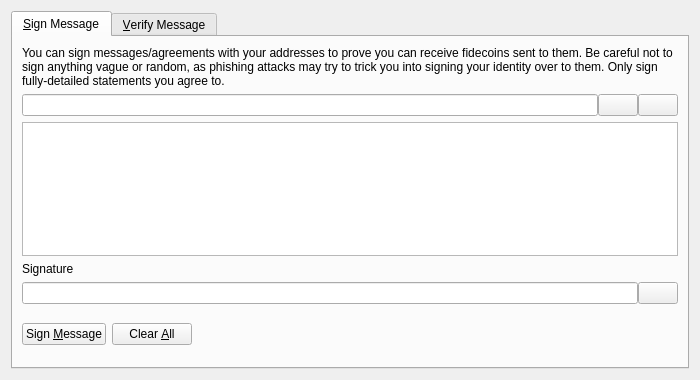
<?xml version="1.0" encoding="UTF-8"?>
<ui version="4.0">
 <class>SignVerifyMessageDialog</class>
 <widget class="QDialog" name="SignVerifyMessageDialog">
  <property name="geometry">
   <rect>
    <x>0</x>
    <y>0</y>
    <width>700</width>
    <height>380</height>
   </rect>
  </property>
  <property name="windowTitle">
   <string>Signatures - Sign / Verify a Message</string>
  </property>
  <property name="modal">
   <bool>true</bool>
  </property>
  <layout class="QVBoxLayout" name="verticalLayout">
   <item>
    <widget class="QTabWidget" name="tabWidget">
     <property name="currentIndex">
      <number>0</number>
     </property>
     <widget class="QWidget" name="tabSignMessage">
      <attribute name="title">
       <string>&amp;Sign Message</string>
      </attribute>
      <layout class="QVBoxLayout" name="verticalLayout_SM">
       <item>
        <widget class="QLabel" name="infoLabel_SM">
         <property name="text">
          <string>You can sign messages/agreements with your addresses to prove you can receive fidecoins sent to them. Be careful not to sign anything vague or random, as phishing attacks may try to trick you into signing your identity over to them. Only sign fully-detailed statements you agree to.</string>
         </property>
         <property name="textFormat">
          <enum>Qt::PlainText</enum>
         </property>
         <property name="wordWrap">
          <bool>true</bool>
         </property>
        </widget>
       </item>
       <item>
        <layout class="QHBoxLayout" name="horizontalLayout_1_SM">
         <property name="spacing">
          <number>0</number>
         </property>
         <item>
          <widget class="QValidatedLineEdit" name="addressIn_SM">
           <property name="toolTip">
            <string>The Fidecoin address to sign the message with</string>
           </property>
          </widget>
         </item>
         <item>
          <widget class="QPushButton" name="addressBookButton_SM">
           <property name="toolTip">
            <string>Choose previously used address</string>
           </property>
           <property name="text">
            <string/>
           </property>
           <property name="icon">
            <iconset resource="../bitcoin.qrc">
             <normaloff>:/icons/address-book</normaloff>:/icons/address-book</iconset>
           </property>
           <property name="shortcut">
            <string>Alt+A</string>
           </property>
           <property name="autoDefault">
            <bool>false</bool>
           </property>
          </widget>
         </item>
         <item>
          <widget class="QPushButton" name="pasteButton_SM">
           <property name="toolTip">
            <string>Paste address from clipboard</string>
           </property>
           <property name="text">
            <string/>
           </property>
           <property name="icon">
            <iconset resource="../bitcoin.qrc">
             <normaloff>:/icons/editpaste</normaloff>:/icons/editpaste</iconset>
           </property>
           <property name="shortcut">
            <string>Alt+P</string>
           </property>
           <property name="autoDefault">
            <bool>false</bool>
           </property>
          </widget>
         </item>
        </layout>
       </item>
       <item>
        <widget class="QPlainTextEdit" name="messageIn_SM">
         <property name="toolTip">
          <string>Enter the message you want to sign here</string>
         </property>
        </widget>
       </item>
       <item>
        <widget class="QLabel" name="signatureLabel_SM">
         <property name="text">
          <string>Signature</string>
         </property>
         <property name="textFormat">
          <enum>Qt::PlainText</enum>
         </property>
        </widget>
       </item>
       <item>
        <layout class="QHBoxLayout" name="horizontalLayout_2_SM">
         <property name="spacing">
          <number>0</number>
         </property>
         <item>
          <widget class="QLineEdit" name="signatureOut_SM">
           <property name="font">
            <font>
             <italic>true</italic>
            </font>
           </property>
           <property name="readOnly">
            <bool>true</bool>
           </property>
          </widget>
         </item>
         <item>
          <widget class="QPushButton" name="copySignatureButton_SM">
           <property name="toolTip">
            <string>Copy the current signature to the system clipboard</string>
           </property>
           <property name="text">
            <string/>
           </property>
           <property name="icon">
            <iconset resource="../bitcoin.qrc">
             <normaloff>:/icons/editcopy</normaloff>:/icons/editcopy</iconset>
           </property>
           <property name="autoDefault">
            <bool>false</bool>
           </property>
          </widget>
         </item>
        </layout>
       </item>
       <item>
        <layout class="QHBoxLayout" name="horizontalLayout_3_SM">
         <item>
          <widget class="QPushButton" name="signMessageButton_SM">
           <property name="toolTip">
            <string>Sign the message to prove you own this Fidecoin address</string>
           </property>
           <property name="text">
            <string>Sign &amp;Message</string>
           </property>
           <property name="icon">
            <iconset resource="../bitcoin.qrc">
             <normaloff>:/icons/edit</normaloff>:/icons/edit</iconset>
           </property>
           <property name="autoDefault">
            <bool>false</bool>
           </property>
          </widget>
         </item>
         <item>
          <widget class="QPushButton" name="clearButton_SM">
           <property name="toolTip">
            <string>Reset all sign message fields</string>
           </property>
           <property name="text">
            <string>Clear &amp;All</string>
           </property>
           <property name="icon">
            <iconset resource="../bitcoin.qrc">
             <normaloff>:/icons/remove</normaloff>:/icons/remove</iconset>
           </property>
           <property name="autoDefault">
            <bool>false</bool>
           </property>
          </widget>
         </item>
         <item>
          <spacer name="horizontalSpacer_1_SM">
           <property name="orientation">
            <enum>Qt::Horizontal</enum>
           </property>
           <property name="sizeHint" stdset="0">
            <size>
             <width>40</width>
             <height>48</height>
            </size>
           </property>
          </spacer>
         </item>
         <item>
          <widget class="QLabel" name="statusLabel_SM">
           <property name="font">
            <font>
             <weight>75</weight>
             <bold>true</bold>
            </font>
           </property>
           <property name="text">
            <string/>
           </property>
           <property name="wordWrap">
            <bool>true</bool>
           </property>
          </widget>
         </item>
         <item>
          <spacer name="horizontalSpacer_2_SM">
           <property name="orientation">
            <enum>Qt::Horizontal</enum>
           </property>
           <property name="sizeHint" stdset="0">
            <size>
             <width>40</width>
             <height>48</height>
            </size>
           </property>
          </spacer>
         </item>
        </layout>
       </item>
      </layout>
     </widget>
     <widget class="QWidget" name="tabVerifyMessage">
      <attribute name="title">
       <string>&amp;Verify Message</string>
      </attribute>
      <layout class="QVBoxLayout" name="verticalLayout_VM">
       <item>
        <widget class="QLabel" name="infoLabel_VM">
         <property name="text">
          <string>Enter the receiver's address, message (ensure you copy line breaks, spaces, tabs, etc. exactly) and signature below to verify the message. Be careful not to read more into the signature than what is in the signed message itself, to avoid being tricked by a man-in-the-middle attack. Note that this only proves the signing party receives with the address, it cannot prove sendership of any transaction!</string>
         </property>
         <property name="textFormat">
          <enum>Qt::PlainText</enum>
         </property>
         <property name="alignment">
          <set>Qt::AlignLeading|Qt::AlignLeft|Qt::AlignTop</set>
         </property>
         <property name="wordWrap">
          <bool>true</bool>
         </property>
        </widget>
       </item>
       <item>
        <layout class="QHBoxLayout" name="horizontalLayout_1_VM">
         <property name="spacing">
          <number>0</number>
         </property>
         <item>
          <widget class="QValidatedLineEdit" name="addressIn_VM">
           <property name="toolTip">
            <string>The Fidecoin address the message was signed with</string>
           </property>
          </widget>
         </item>
         <item>
          <widget class="QPushButton" name="addressBookButton_VM">
           <property name="toolTip">
            <string>Choose previously used address</string>
           </property>
           <property name="text">
            <string/>
           </property>
           <property name="icon">
            <iconset resource="../bitcoin.qrc">
             <normaloff>:/icons/address-book</normaloff>:/icons/address-book</iconset>
           </property>
           <property name="shortcut">
            <string>Alt+A</string>
           </property>
           <property name="autoDefault">
            <bool>false</bool>
           </property>
          </widget>
         </item>
        </layout>
       </item>
       <item>
        <widget class="QPlainTextEdit" name="messageIn_VM"/>
       </item>
       <item>
        <widget class="QValidatedLineEdit" name="signatureIn_VM"/>
       </item>
       <item>
        <layout class="QHBoxLayout" name="horizontalLayout_2_VM">
         <item>
          <widget class="QPushButton" name="verifyMessageButton_VM">
           <property name="toolTip">
            <string>Verify the message to ensure it was signed with the specified Fidecoin address</string>
           </property>
           <property name="text">
            <string>Verify &amp;Message</string>
           </property>
           <property name="icon">
            <iconset resource="../bitcoin.qrc">
             <normaloff>:/icons/transaction_0</normaloff>:/icons/transaction_0</iconset>
           </property>
           <property name="autoDefault">
            <bool>false</bool>
           </property>
          </widget>
         </item>
         <item>
          <widget class="QPushButton" name="clearButton_VM">
           <property name="toolTip">
            <string>Reset all verify message fields</string>
           </property>
           <property name="text">
            <string>Clear &amp;All</string>
           </property>
           <property name="icon">
            <iconset resource="../bitcoin.qrc">
             <normaloff>:/icons/remove</normaloff>:/icons/remove</iconset>
           </property>
           <property name="autoDefault">
            <bool>false</bool>
           </property>
          </widget>
         </item>
         <item>
          <spacer name="horizontalSpacer_1_VM">
           <property name="orientation">
            <enum>Qt::Horizontal</enum>
           </property>
           <property name="sizeHint" stdset="0">
            <size>
             <width>40</width>
             <height>48</height>
            </size>
           </property>
          </spacer>
         </item>
         <item>
          <widget class="QLabel" name="statusLabel_VM">
           <property name="font">
            <font>
             <weight>75</weight>
             <bold>true</bold>
            </font>
           </property>
           <property name="text">
            <string/>
           </property>
           <property name="wordWrap">
            <bool>true</bool>
           </property>
          </widget>
         </item>
         <item>
          <spacer name="horizontalSpacer_2_VM">
           <property name="orientation">
            <enum>Qt::Horizontal</enum>
           </property>
           <property name="sizeHint" stdset="0">
            <size>
             <width>40</width>
             <height>48</height>
            </size>
           </property>
          </spacer>
         </item>
        </layout>
       </item>
      </layout>
     </widget>
    </widget>
   </item>
  </layout>
 </widget>
 <customwidgets>
  <customwidget>
   <class>QValidatedLineEdit</class>
   <extends>QLineEdit</extends>
   <header>qt/qvalidatedlineedit.h</header>
  </customwidget>
 </customwidgets>
 <resources>
  <include location="../bitcoin.qrc"/>
 </resources>
 <connections/>
</ui>
